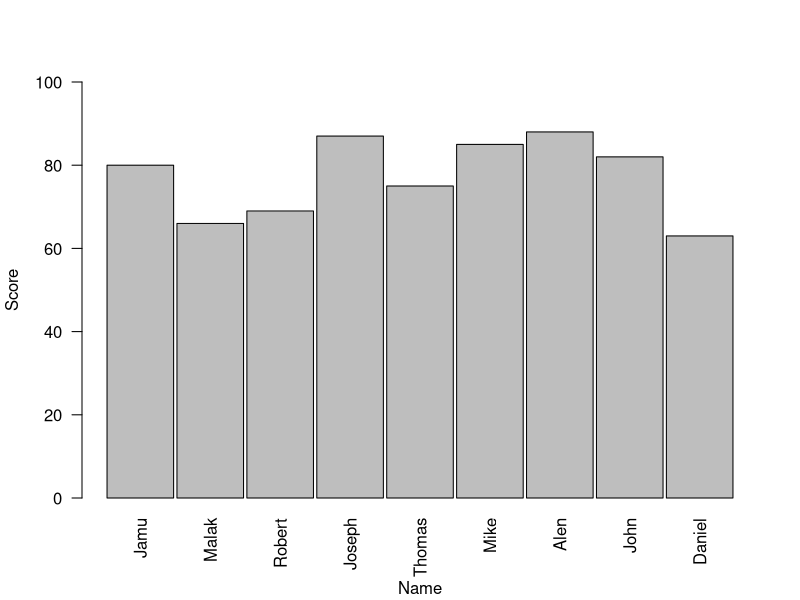
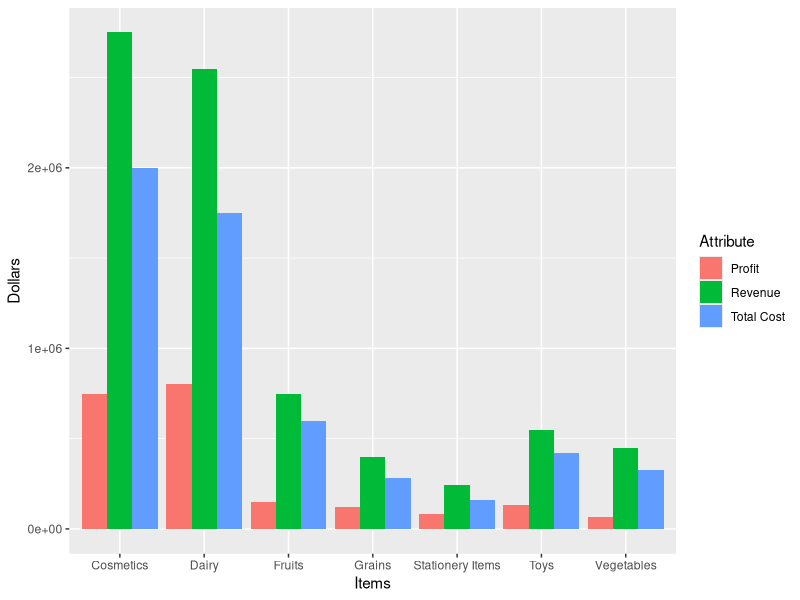

These figures' R source, in order:

# Create variables
a <- 5
b <- 10

# Perform operations
sum_ab <- a + b
product_ab <- a * b

# Print results
print(sum_ab)      # Outputs: 15
print(product_ab)  # Outputs: 50



#variables result


num1 <- 8
num2 <- 4
sum_result <- num1 + num2
difference_result <- num1 - num2
product_result <- num1 * num2
division_result <- num1 / num2

#variables create

vector1 <- c(1, 2, 3, 4, 5)
vector_length <- length(vector1)
vector_mean <- mean(vector1)
vector_max <- max(vector1)







# create data types

city <- "Paris"
colors <- c("orange", "yellow", "black")

scores <- c(85, 90, 78, 92, 88)
student_info <- list(
  name = "alen",
  age = 22,
  scores = scores,
  is_graduate = FALSE
)

students <- data.frame(
  name = c("kalen", "Alen", "Babar"),
  age = c(20, 22, 21),
  grade = c("A", "B", "C")
  
  
  
)

#R numbers
x <- 1000L
y <- 55L

# Print values of x and y
x
y
class(x)
class(y)



s <- 330
t <- 550

if (t> s) {
  print("s is less than t")
}

# if else practice
age <- 25

if (age >= 25) {
  print("You are an young ")
}else {
  print("You are a minor ")
}


#if else if practice


score <- 85

if (score >= 90) {
  print("Grade: A")
}else if (score >= 80) {
  print("Grade: B")
}else if (score >= 70) {
  print("Grade: C")
}else {
  print("Grade: D")
}


num <- -10

if (num > 0) {
  print("Positive number")
  if (num %% 2 == 0) {
    print("Even number")
  } else {
    print("Odd number")
  }
} else {
  print("Negative number or zero")
}

#create while loop
i <- 1
while (i < 10) {
  print(i)
  i <- i + 1
}

i <- 1
while (i < 6) {
  print(i)
  i <- i + 1
  if (i == 3) {
    break
  }
}

size <- 1
while (size <= 6) {
  if (size < 3) {
    print("welcome")
  } else {
    print("good-bye")
  }
  size <- size + 1
}


#for loop

for (x in 5:10) {
  print(x)
}


colors <- list("black", "green", "red")

for (x in colors) {
  print(x)
}

fruits <- list("apple", "banana", "cherry")

for (x in fruits) {
  if (x == "banana") {
    break
  }
  print(x)
}

#function

my_function <- function(fname) {
  print(fname)
}

my_function("arjun")
my_function("arjit")
my_function("jink")

my_function <- function(country = "pakistan") {
  paste("I am from", country)
}

my_function("uman")
my_function("India")
my_function() # will get the default value which is pakistan
my_function("saudia")











ID <- c(1182, 3701, 3853, 4461, 4641, 6001, 6630, 8159, 9225)
Name <- c("Jamu", "Malak", "Robert", "Joseph", "Thomas", "Mike",  "Alen", "John", "Daniel")
Score <- c(80, 66, 69, 87, 75, 85, 88, 82, 63)
ScoreTable <- data.frame(ID, Name, Score)
ScoreTable



install.packages("ggplot2")


barplot(height=ScoreTable$Score, names=ScoreTable$Name, ylim=c(0,100), xlab="", ylab="Score", space=0.05, las=2)
mtext("Name", side=1, line=4)



Items <- c("Vegetables", "Fruits", "Grains", "Dairy", "Cosmetics", "Toys", "Stationery Items", "Vegetables", "Fruits", "Grains", "Dairy", "Cosmetics", "Toys", "Stationery Items", "Vegetables", "Fruits", "Grains", "Dairy", "Cosmetics", "Toys", "Stationery Items")

UnitPrice <- c(150, 200, 125, 350, 500, 120, 50, 150, 200, 125, 350, 500, 120, 50, 150, 200, 125, 350, 500, 120, 50)

UnitsSold <- c(2500, 3000, 2250, 5000, 4000, 3500, 3250, 2500, 3000, 2250, 5000, 4000, 3500, 3250, 2500, 3000, 2250, 5000, 4000, 3500, 3250)

PurchaseDatex <- c("2/2/22", "2/3/22", "4/2/23", "1/15/22", "3/22/23", "12/1/22", "6/2/22", "2/2/22", "2/3/22", "4/2/23", "1/15/22", "3/22/23", "12/1/22", "6/2/22", "2/2/22", "2/3/22", "4/2/23", "1/15/22", "3/22/23", "12/1/22", "6/2/22")

PurchaseDate <- as.Date(PurchaseDatex, format = "%m/%d/%y")

Dollars <- c(450000, 750000, 400250, 2550000, 2750000, 550000, 245000, 328500, 600000, 281250, 1750000, 2000000, 420000, 162500, 67500, 150000, 119000, 800000, 750000, 130000, 82500)

Attribute <- c("Revenue", "Revenue", "Revenue", "Revenue", "Revenue", "Revenue", "Revenue", "Total Cost", "Total Cost", "Total Cost", "Total Cost", "Total Cost", "Total Cost", "Total Cost", "Profit", "Profit", "Profit", "Profit", "Profit", "Profit", "Profit")

StoreTable <- data.frame(Items, UnitPrice, UnitsSold, PurchaseDate, Dollars, Attribute)

StoreTable




library (ggplot2)

ggplot(StoreTable, aes(fill=Attribute, y=Dollars, x=Items)) + geom_bar(position='dodge', stat='identity')

